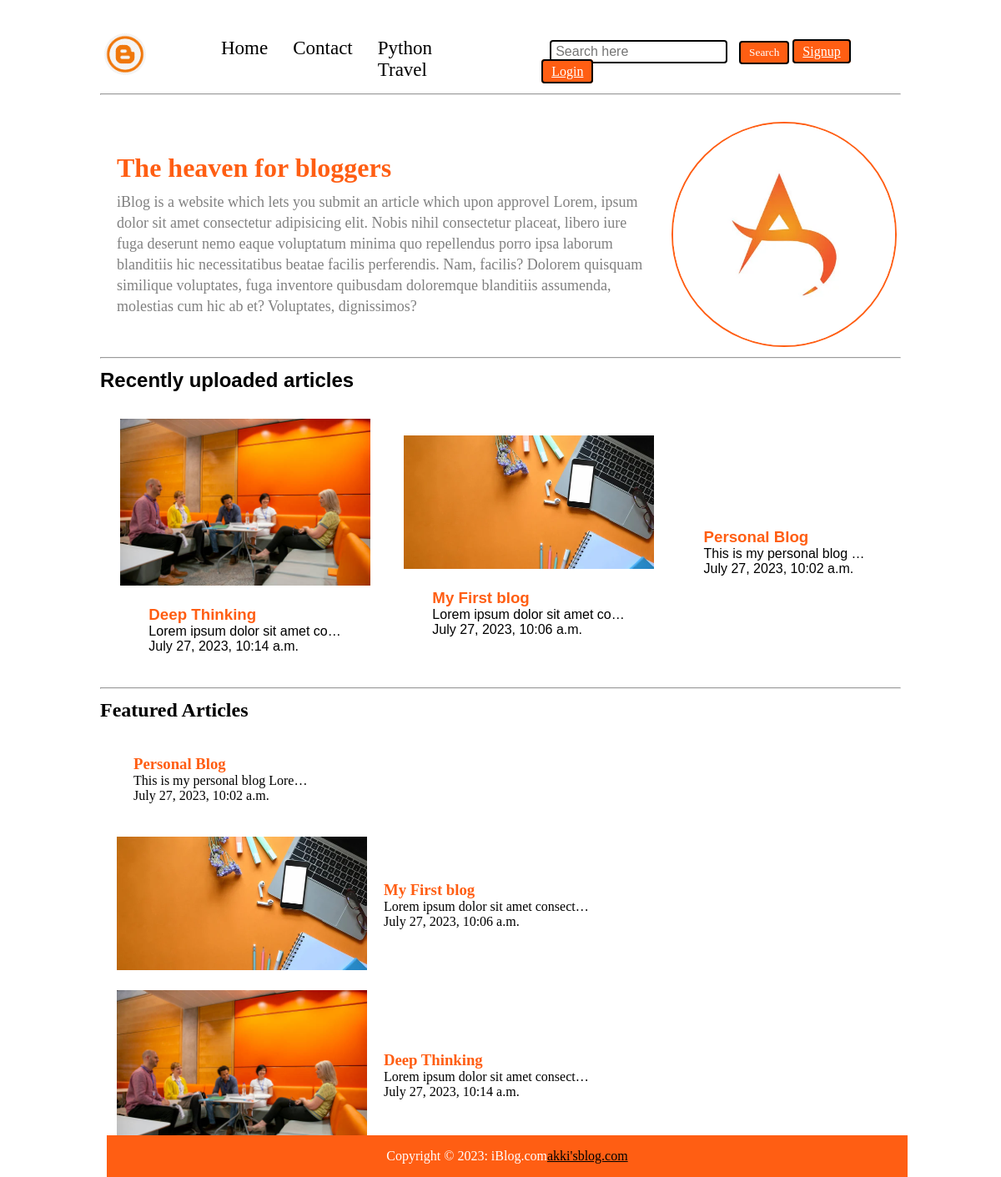
The page / on the database its author committed.
### blog/models.py (models this page shows, shortened)
class Category(models.Model):
    id = models.AutoField(primary_key=True)
    title = models.CharField(max_length=200, blank=True, null=True)

class Post(models.Model):
    id = models.AutoField(primary_key=True)
    title = models.CharField(max_length=200, blank=True, null=True)
    image = models.ImageField(upload_to='img', blank=True, null=True)
    category = models.ForeignKey(Category, on_delete=models.CASCADE)
    date = models.DateTimeField(auto_now_add=True)
    text = models.TextField(blank=True, null=True)
    slug = models.SlugField(
        unique=True, auto_created=True)

### blog/views.py (the view)
# urls.py: path('', views.home, name='home'),
def home(request):
    cats = Category.objects.all()
    recent_post = Post.objects.all()[::-1]
    allpost = Post.objects.all()
    data = request.GET.get('category')
    if data is not None:
        cat_data = Post.objects.filter(category=data)
        context = {'cat': cats, 'allpost': allpost, 'cat_data': cat_data}
        return render(request, 'categories.html', context=context)
    context = {'cat': cats, 'post': recent_post,
               'allpost': allpost}
    return render(request, 'index.html', context=context)

### blog/templates/index.html (shortened to what this page needs)
{% extends 'base.html' %}
{% load static %}
{% block body %}
 <div class="max-width-1 m-auto">
        <hr>
    </div>
    {% include "messages.html" %}
    <div class="content max-width-1 m-auto mar-2">
        <div class="content-left">
            <h1>The heaven for bloggers</h1>
            <p>iBlog is a website which lets you submit an article which upon approvel
                Lorem, ipsum dolor sit amet consectetur adipisicing elit. Nobis nihil consectetur placeat, libero iure
                fuga deserunt nemo eaque voluptatum minima quo repellendus porro ipsa laborum blanditiis hic
                necessitatibus beatae facilis perferendis. Nam, facilis? Dolorem quisquam similique voluptates, fuga
                inventore quibusdam doloremque blanditiis assumenda, molestias cum hic ab et? Voluptates, dignissimos?
            </p>
        </div>
        <div class="content-right">
            <img src="{% static 'img/a.webp' %}" alt="iBlog">
        </div>
    </div>
    <div class="max-width-1 m-auto"><hr></div>
    <h2 class="max-width-1 m-auto mar-2">Recently uploaded articles</h2>
   <div class="row">
       {% for p in post %}
       {% if forloop.counter < 4 %}
        <div class="home-article more-post">
            <div class="article-img">
                <img src="{{p.image.url}}" alt="">
            </div>
            <div class="article-content">
                <a href="{{p.slug}}">
                    <h3>{{p.title}}</h3>
                </a>
                <div>{{p.text | truncatechars:30}}</div>
                <span>{{p.date}}</span>
            </div>
        </div>
        {% endif %}
        {% endfor %}
        </div>
    <div class="max-width-1 m-auto"><hr></div>
    <div class="home-articles max-width-1 m-auto">
        <h2>Featured Articles</h2>
        {% for p in allpost %}
         <div class="home-article">
            <div class="article-img">
                <img  src="{{p.image.url}}" alt="">
            </div>
            <div class="article-content">
                <a href="{{p.slug}}">
                <h3>{{p.title}}</h3>
                </a>
                <div>{{p.text | truncatechars:35}}</div>
                <span>{{p.date}}</span>
            </div>
        </div>
        {% endfor %}
{% endblock body %}

### blog/templates/base.html (shortened to what this page needs)
<!DOCTYPE html>
{% load static %}
<html lang="en">
<head>
    <link rel="stylesheet" href="{% static 'css/utils.css' %}">
    <link rel="stylesheet" href="{% static 'css/style.css' %}">
    <link rel="stylesheet" href="{% static 'css/contact.css' %}">
    <link rel="stylesheet" href="{% static 'css/mobile.css' %}">
    <link rel="stylesheet" href="{% static 'css/blogpost.css' %}">
    <link rel="stylesheet" href="{% static 'css/login.css' %}">
</head>
<body>
    <nav class="navigation max-width-1 m-auto">
        <div class="left"><span><img src="{% static 'img/logo.png' %}" alt="" width="50px"></span>
            <ul>
                <li><a href="/">Home</a></li>
                <li><a href="/contact">Contact</a></li>
                <li>
                    {% for p in cat %}
                    <a href="?category={{p.id}}">{{p.title}}</a>
                    {% endfor %}
                </li>
            </ul>
        </div>
        <div class="right">
            <form action="/search"  method="get">
                <input type="text" class="fm" name="search" placeholder="Search here" required="">
                <button class="btn">Search</button>
                 {% if request.user.is_authenticated %}
                <a  class="btn" href="/logout">Logout</a>
                {% else %}
                <a class="btn"  href="/signup">Signup</a>
                  <a  class="btn" href="/login">Login</a>
                {% endif %}
            </form>
        </div>
    </nav>
{% block body %}{% endblock body %}
    <div class="footer max-width-1 m-auto">
        <p> Copyright &copy 2023: iBlog.com</p>
       <a href="https:/www.akki'siblob.com/free-iblog">akki'sblog.com</a>
    </div>
</body>
</html>

### blog/templates/messages.html (shortened to what this page needs)
<!DOCTYPE html>
<html lang="en">
<head>
</head>
<body>
</body>
</html>

### blog/static/css/utils.css (style rules this page uses)
:root { --main-bg-color: #ff5e13; --main-text-color: grey; --main-font-family: cursive }
.max-width-1 { max-width: 80vw; }
.m-auto { margin: auto; }
.fm { width: 50%; padding: 3px 5px; font-size: 16px; border: 2px solid black; border-radius: 4px; margin: 0px 10px; }
.btn { padding: 4px 10px; border: 2px solid black; border-radius: 4px; font-size: 16; cursor: pointer; transition: 0.5s ease-in-out; font-family: var(--main-font-family); background: var(--main-bg-color); color: white; }
.mar-2 { margin-bottom: 12px; margin-top: 12px; }

### blog/static/css/style.css (style rules this page uses)
* { margin: 0; padding: 0; }
.navigation { margin-top: 30px; padding: 10px 5px; font-family: sans-serif; display: flex; justify-content: space-between; align-items: center; }
.left { display: flex; }
.left span { font-size: 30px; font-weight: bold; font-family: var(--main-font-family); }
.left span img { border-radius: 100%; }
.left ul { font-size: 23px; font-family: var(--main-font-family); margin: 0px 70px; display: flex; padding: 5px; }
.left ul li { margin: 0px 15px; list-style: none; }
.left ul li a { color: black; text-decoration: none; }
.right { font-family: var(--main-font-family); }
.content { height: 100%; display: flex; margin-top: 32px; }
.content-left { display: flex; justify-content: center; flex-direction: column; padding: 0px 20px; font-family: var(--main-font-family); }
.content-left h1 { margin-bottom: 10px; color: var(--main-bg-color); }
.content-left p { font-size: 18px; line-height: 25px; font-family: var(--main-font-family); color: var(--main-text-color); }
.content-right { display: flex; align-items: center; justify-content: center; padding: 0px 5px; }
.content-right img { height: 270px; width: 270px; border: 2px solid var(--main-bg-color); border-radius: 100%; }
.home-articles { padding-top: 12px; font-family: var(--main-font-family); }
.home-article { display: flex; margin: 20px; }
.home-article img { width: 300px; }
.article-content { align-self: center; padding: 20px; }
.article-content a { text-decoration: none; color: var(--main-bg-color); }
.footer { height: 50px; display: flex; align-items: center; justify-content: center; background: var(--main-bg-color); color: white; position: fixed; bottom: 0; width: 100%; left: 8rem; }
.footer a { color: black; }

### blog/static/css/blogpost.css (style rules this page uses)
.row { display: flex; align-items: center; justify-content: center; }
.more-post { flex-direction: column; align-items: center; }

### blog/static/css/login.css (style rules this page uses)
* { margin: 0; padding: 0; box-sizing: border-box; }
body { background-color: white; font-family: sans-serif; min-height: 100vh; }

### rows shown on the page
Category: title "Python"
Category: title "Travel"
Post: image (picture), title "Deep Thinking", text "Lorem ipsum dolor sit amet co…", date "July 27, 2023, 10:14 a.m.", text "Lorem ipsum dolor sit amet consect…"
Post: image (picture), title "My First blog", text "Lorem ipsum dolor sit amet co…", date "July 27, 2023, 10:06 a.m.", text "Lorem ipsum dolor sit amet consect…"
Post: title "Personal Blog", text "This is my personal blog …", date "July 27, 2023, 10:02 a.m.", text "This is my personal blog Lore…"
